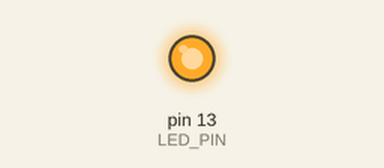
The sketch below on a simulated Arduino Uno, built with avr-gcc and run on an emulated ATmega328P. On the bench: output pins drawn as LEDs (lit = HIGH). What the sketch prints to the serial monitor is not drawn.

Above: at 0.8 s.
At 14.9 s:
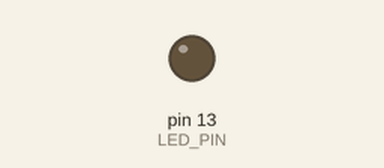
Timing chart, 0 to 20.7 s (numbered marks = the images above):
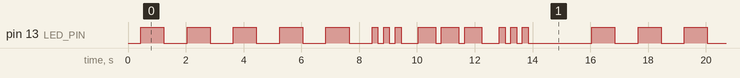

Measured:
- by itself, pin 13 (LED_PIN): moves between LOW and HIGH, repeating every 15.6 s
- by itself, everything shown: repeats every 15.6 s, in 28 steps

The sketch:

guide.ino
```cpp
/*
 * ============================================================
 * Experiment 02 — Installing and Working with Arduino IDE
 * FILE: guide.ino  (Step-by-step commented guide — NO real logic)
 * ============================================================
 *
 * This file walks you through YOUR FIRST Arduino sketch.
 * Follow each comment block, understand it, then write the code.
 * ============================================================
 */


// ─────────────────────────────────────────────────────────────
// STEP 1: The Header Comment Block
// ─────────────────────────────────────────────────────────────
// Every professional sketch starts with a block comment:
//   - Experiment title
//   - Your name, roll number, class, date
//   - Brief description: What does this sketch do?
//
// YOUR TASK: Write a block comment at the top of your file
// Use this format:
//   /*
//    * Experiment 02 : Arduino IDE First Sketch
//    * Author        : [Your Name]
//    * Date          : [Date]
//    * Description   : Blinks built-in LED and prints to Serial Monitor
//    */


// ─────────────────────────────────────────────────────────────
// STEP 2: Defining the LED Pin as a Named Constant
// ─────────────────────────────────────────────────────────────
// Instead of hardcoding pin number 13 everywhere:
//   → Harder to read, harder to change
//
// Define a CONSTANT so the name describes the pin:
//   const int LED_PIN = 13;
//
// Why 'const'? It tells the compiler this value cannot change.
// Why 'int'? Pin numbers are integers.
//
// Arduino also provides: LED_BUILTIN
//   → This is automatically set to 13 on UNO
//   → Use either LED_BUILTIN or your own constant
//
// YOUR TASK: Define LED_PIN = 13 as a constant above setup()


// ─────────────────────────────────────────────────────────────
// STEP 3: setup() — Initialization
// ─────────────────────────────────────────────────────────────
// void setup() {
//
//   Task A: Start Serial communication at 9600 baud
//   → This allows your Arduino to "talk" to your computer
//   → Open Serial Monitor in IDE to see what it sends
//   → In Serial Monitor, select "9600 baud" at the bottom
//   → Hint: Serial.begin(9600);
//
//   Task B: Configure LED pin direction
//   → The pin needs to be an OUTPUT (we're SENDING signal to LED)
//   → Hint: pinMode(LED_PIN, OUTPUT);
//
//   Task C: Print a welcome message to Serial Monitor
//   → This confirms setup ran, and you see it in the monitor
//   → Use Serial.println() to add a newline after the text
//   → Try printing: "=== Arduino IDE First Sketch ==="
//   → Then print: "Setup complete. Starting loop..."
//
// }


// ─────────────────────────────────────────────────────────────
// STEP 4: loop() — Main Repeated Logic
// ─────────────────────────────────────────────────────────────
// void loop() {
//
//   Task A: Declare a STATIC counter inside the loop
//   → A STATIC variable keeps its value between calls
//   → Unlike regular int counter = 0; which resets each time!
//   → Syntax: static int counter = 0;
//   → Then increment: counter++;
//
//   Task B: Turn LED ON and wait
//   → digitalWrite(LED_PIN, HIGH);   ← 5V goes to pin → LED lights
//   → delay(1000);                   ← wait 1000 ms = 1 second
//
//   Task C: Print to Serial Monitor while LED is ON
//   → Serial.print("Loop ");
//   → Serial.print(counter);
//   → Serial.println(": LED is ON");
//
//   Task D: Turn LED OFF and wait
//   → digitalWrite(LED_PIN, LOW);    ← 0V → LED off
//   → delay(1000);
//   → Serial.print("Loop ");
//   → Serial.print(counter);
//   → Serial.println(": LED is OFF");
//
// }


// ─────────────────────────────────────────────────────────────
// STEP 5: Using the Serial Plotter
// ─────────────────────────────────────────────────────────────
// The Serial Plotter draws a GRAPH of any number printed via serial.
// This is extremely useful for visualizing sensor data.
//
// How to plot:
//   → Print numbers separated by spaces or commas
//   → Open Tools → Serial Plotter
//
// YOUR TASK:
//   → Print the LED state as a number: 1 when ON, 0 when OFF
//   → Serial.println(1);   ← when LED is HIGH
//   → Serial.println(0);   ← when LED is LOW
//   → Watch the square wave pattern in Serial Plotter!
//
// THINK ABOUT:
//   What does a square wave look like?
//   What happens if ON time ≠ OFF time?


// ─────────────────────────────────────────────────────────────
// STEP 6: Keyboard Shortcuts to Learn Today
// ─────────────────────────────────────────────────────────────
// Ctrl + R       → Verify/Compile sketch
// Ctrl + U       → Upload sketch to board
// Ctrl + Shift + M → Open Serial Monitor
// Ctrl + Shift + L → Open Serial Plotter
// Ctrl + Shift + I → Library Manager
// Ctrl + Z       → Undo
// Ctrl + /       → Toggle comment on selected lines
//
// YOUR TASK: Practice each shortcut at least once today.


// ─────────────────────────────────────────────────────────────
// CHALLENGE: Change the Blink Pattern
// ─────────────────────────────────────────────────────────────
// Instead of a simple 1-second ON, 1-second OFF blink:
//
// Challenge 1: Make it blink 3 times quickly, then pause 2 seconds
//   HINT: Write a helper function:
//   void blinkNTimes(int n, int onMs, int offMs) {
//     for (int i = 0; i < n; i++) {
//       // turn on, delay, turn off, delay
//     }
//   }
//   Then call: blinkNTimes(3, 200, 200); in loop()
//
// Challenge 2: SOS signal (... --- ...)
//   S = 3 short blinks   (200ms each)
//   O = 3 long blinks    (600ms each)
//   S = 3 short blinks   (200ms each)
//   Pause: 2 seconds before repeating
```

program.ino
```cpp
/*
 * ============================================================
 * Experiment 02 — Installing and Working with Arduino IDE
 * FILE: program.ino  (Complete working implementation)
 * ============================================================
 * Demonstrates:
 *   - Serial.begin(), Serial.print(), Serial.println()
 *   - Static counter variable
 *   - LED blink with state tracking
 *   - Serial Plotter-compatible output
 *   - Helper function (blinkPattern)
 *   - SOS challenge pattern
 * ============================================================
 */

// ── Constants ─────────────────────────────────────────────
const int LED_PIN   = 13;
const int BAUD_RATE = 9600;

// ── setup ─────────────────────────────────────────────────
void setup() {
  Serial.begin(BAUD_RATE);
  pinMode(LED_PIN, OUTPUT);

  delay(300);
  Serial.println(F("=== Arduino IDE First Sketch ==="));
  Serial.println(F("Author     : Student Name"));
  Serial.println(F("Experiment : 02 — IDE Familiarization"));
  Serial.println(F("Board      : Arduino UNO"));
  Serial.println(F("Setup complete. Entering main loop..."));
  Serial.println();
}

// ── Helper: blink LED n times ─────────────────────────────
void blinkNTimes(int n, int onMs, int offMs) {
  for (int i = 0; i < n; i++) {
    digitalWrite(LED_PIN, HIGH);
    delay(onMs);
    digitalWrite(LED_PIN, LOW);
    delay(offMs);
  }
}

// ── Helper: SOS morse pattern ─────────────────────────────
void sosPattern() {
  Serial.println(F("[SOS Pattern]"));

  // S = three short
  Serial.println(F("  S ..."));
  blinkNTimes(3, 200, 200);
  delay(400);

  // O = three long
  Serial.println(F("  O ---"));
  blinkNTimes(3, 600, 200);
  delay(400);

  // S = three short
  Serial.println(F("  S ..."));
  blinkNTimes(3, 200, 200);
  delay(2000); // Pause before repeat
}

// ── loop ──────────────────────────────────────────────────
void loop() {
  static int counter = 0;
  counter++;

  // ── Standard Blink ────────────────────────────────────────
  Serial.print("Loop ");
  Serial.print(counter);
  Serial.print(": LED is ON  → Plotter: ");
  Serial.println(1); // Serial Plotter value

  digitalWrite(LED_PIN, HIGH);
  delay(800);

  Serial.print("Loop ");
  Serial.print(counter);
  Serial.print(": LED is OFF → Plotter: ");
  Serial.println(0); // Serial Plotter value

  digitalWrite(LED_PIN, LOW);
  delay(800);

  // ── Run SOS every 5th loop ────────────────────────────────
  if (counter % 5 == 0) {
    sosPattern();
  }
}
```
